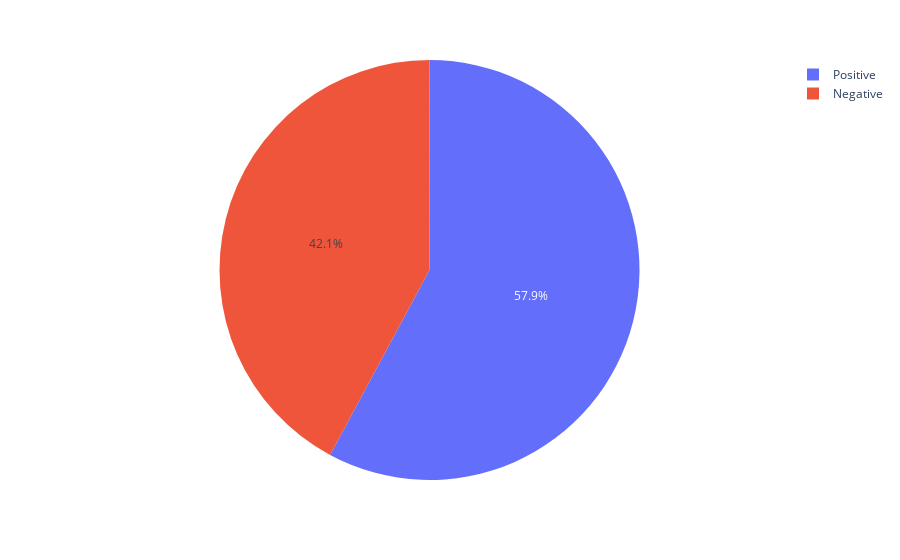

Notebook cell for this chart:
### Code cell
#pie chart of data type TV Show
fig = px.pie(values=TV_Data['Polarity_Rating'].value_counts(), 
             names=TV_Data['Polarity_Rating'].value_counts().index)
fig.show()

### Figure 1 — Plotly figure (JSON) as saved in the notebook; plotly's stock layout.template omitted (floating-point values rounded to 4 significant figures)
{"data": [{"domain": {"x": [0, 1], "y": [0, 1]}, "hovertemplate": "label=%{label}<br>value=%{value}<extra></extra>", "labels": ["Positive", "Negative"], "legendgroup": "", "name": "", "showlegend": true, "type": "pie", "values": [210, 153]}], "layout": {"legend": {"tracegroupgap": 0}, "margin": {"t": 60}}}
